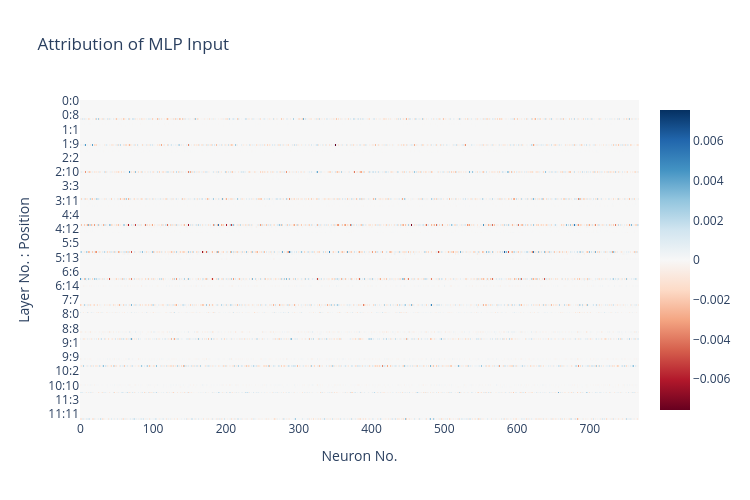
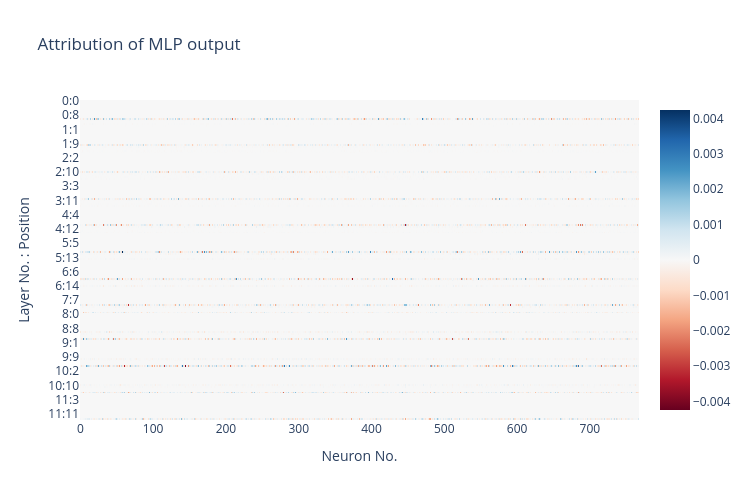

Notebook source saved alongside these figures, in order:
### Markdown cell above
### Experiment No.2 - diferrent positions
Here we see something interesting!!!! 
High neuron attributions at only one position per layer!!

### Code cell
def attr_patch_mlp(clean_cache, corrupted_cache, grad_cache, activation_name: Literal["mlp_in", "mlp_out", "pre", "post"]):
    clean_act = stack_mlp_from_cache(clean_cache, activation_name)
    corrupted_act = stack_mlp_from_cache(corrupted_cache, activation_name)
    grad_vector = stack_mlp_from_cache(grad_cache, activation_name)

    attribution_vector = einops.reduce(
        grad_vector * (clean_act - corrupted_act),
        "layer batch pos dim -> layer pos dim",
        "sum"
    )
    attribution_vector = einops.rearrange(
        attribution_vector,
        "layer pos dim -> (layer pos) dim"
    )


    labels = [str(i)+":"+str(j) for i in range(model.cfg.n_layers) for j in range(clean_act.shape[2])]
    return attribution_vector, labels

for hook_name, descriptive_name in [("mlp_in", "MLP Input"),("mlp_out", "MLP output"),("pre", "MLP neurons after first linear"),("post", "MLP neurons after activation")]:
    attr, names = attr_patch_mlp(clean_cache, corrupted_cache, corrupted_grad_cache, hook_name)

    fig = px.imshow(
        attr.cpu().detach().numpy(),
        y=names,
        color_continuous_scale="RdBu",
        color_continuous_midpoint=0,
        labels={"x": "Neuron No.", "y": "Layer No. : Position"},
        title=f"Attribution of {descriptive_name}"
    )
    fig.update_layout(width=PLOT_WIDTH, height=PLOT_HEIGHT)
    fig.show()

### Figure 1 — Plotly figure (JSON) as saved in the notebook; plotly's stock layout.template omitted (floating-point values rounded to 4 significant figures; data arrays with more than 128 entries replaced by an {"elided": "..."} marker saying what was removed)
{"data": [{"coloraxis": "coloraxis", "hovertemplate": "Neuron No.: %{x}<br>Layer No. : Position: %{y}<br>color: %{z}<extra></extra>", "name": "0", "type": "heatmap", "xaxis": "x", "y": {"elided": "180 str values"}, "yaxis": "y", "z": {"elided": "180x768 float values"}}], "layout": {"coloraxis": {"cmid": 0, "colorscale": [[0, "rgb(103,0,31)"], [0.1, "rgb(178,24,43)"], [0.2, "rgb(214,96,77)"], [0.3, "rgb(244,165,130)"], [0.4, "rgb(253,219,199)"], [0.5, "rgb(247,247,247)"], [0.6, "rgb(209,229,240)"], [0.7, "rgb(146,197,222)"], [0.8, "rgb(67,147,195)"], [0.9, "rgb(33,102,172)"], [1, "rgb(5,48,97)"]]}, "height": 500, "title": {"text": "Attribution of MLP Input"}, "width": 750, "xaxis": {"anchor": "y", "constrain": "domain", "domain": [0, 1], "scaleanchor": "y", "title": {"text": "Neuron No."}}, "yaxis": {"anchor": "x", "autorange": "reversed", "constrain": "domain", "domain": [0, 1], "title": {"text": "Layer No. : Position"}}}}

### Figure 2 — Plotly figure (JSON) as saved in the notebook; plotly's stock layout.template omitted (floating-point values rounded to 4 significant figures; data arrays with more than 128 entries replaced by an {"elided": "..."} marker saying what was removed)
{"data": [{"coloraxis": "coloraxis", "hovertemplate": "Neuron No.: %{x}<br>Layer No. : Position: %{y}<br>color: %{z}<extra></extra>", "name": "0", "type": "heatmap", "xaxis": "x", "y": {"elided": "180 str values"}, "yaxis": "y", "z": {"elided": "180x768 float values"}}], "layout": {"coloraxis": {"cmid": 0, "colorscale": [[0, "rgb(103,0,31)"], [0.1, "rgb(178,24,43)"], [0.2, "rgb(214,96,77)"], [0.3, "rgb(244,165,130)"], [0.4, "rgb(253,219,199)"], [0.5, "rgb(247,247,247)"], [0.6, "rgb(209,229,240)"], [0.7, "rgb(146,197,222)"], [0.8, "rgb(67,147,195)"], [0.9, "rgb(33,102,172)"], [1, "rgb(5,48,97)"]]}, "height": 500, "title": {"text": "Attribution of MLP output"}, "width": 750, "xaxis": {"anchor": "y", "constrain": "domain", "domain": [0, 1], "scaleanchor": "y", "title": {"text": "Neuron No."}}, "yaxis": {"anchor": "x", "autorange": "reversed", "constrain": "domain", "domain": [0, 1], "title": {"text": "Layer No. : Position"}}}}
